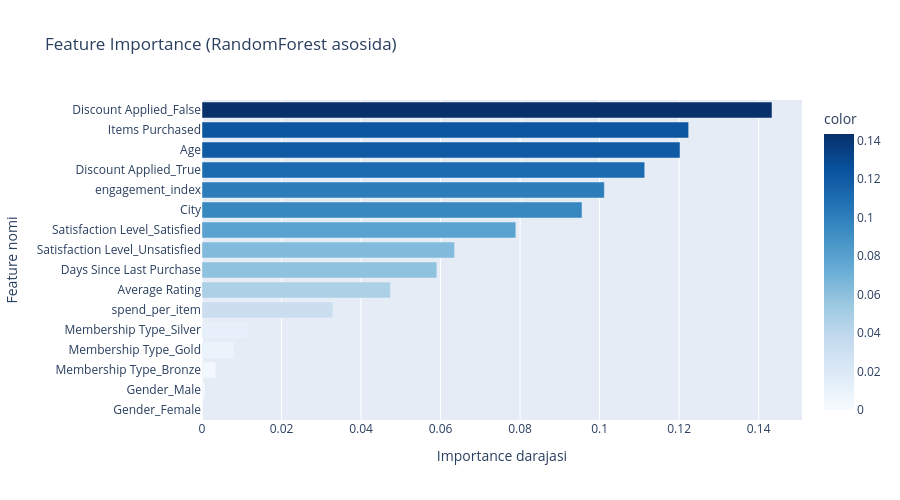

Notebook source saved alongside this figure:
### Code cell
# Plotly Express — interaktiv feature importance grafigi
import plotly.express as px

fig = px.bar(
    x=importances.values,
    y=importances.index,
    title="Feature Importance (RandomForest asosida)",
    labels={'x': 'Importance darajasi', 'y': 'Feature nomi'},
    color=importances.values,
    color_continuous_scale='blues'
)
fig.update_layout(height=500)
fig.show()

# Eng muhim 8 ta featureni tanlaymiz
top_features=importances.nlargest(8).index.tolist()
print(f"\n Eng muhim 8 ta feature: {top_features}")

### Figure 1 — Plotly figure (JSON) as saved in the notebook; plotly's stock layout.template omitted (floating-point values rounded to 4 significant figures)
{"data": [{"hovertemplate": "Importance darajasi=%{x}<br>Feature nomi=%{y}<br>color=%{marker.color}<extra></extra>", "legendgroup": "", "marker": {"color": [0.0, 0.0007397, 0.003487, 0.008032, 0.0118, 0.03293, 0.04739, 0.05907, 0.06352, 0.07893, 0.09558, 0.1012, 0.1113, 0.1202, 0.1224, 0.1434], "coloraxis": "coloraxis", "pattern": {"shape": ""}}, "name": "", "orientation": "h", "showlegend": false, "textposition": "auto", "type": "bar", "x": [0.0, 0.0007397, 0.003487, 0.008032, 0.0118, 0.03293, 0.04739, 0.05907, 0.06352, 0.07893, 0.09558, 0.1012, 0.1113, 0.1202, 0.1224, 0.1434], "xaxis": "x", "y": ["Gender_Female", "Gender_Male", "Membership Type_Bronze", "Membership Type_Gold", "Membership Type_Silver", "spend_per_item", "Average Rating", "Days Since Last Purchase", "Satisfaction Level_Unsatisfied", "Satisfaction Level_Satisfied", "City", "engagement_index", "Discount Applied_True", "Age", "Items Purchased", "Discount Applied_False"], "yaxis": "y"}], "layout": {"barmode": "relative", "coloraxis": {"colorbar": {"title": {"text": "color"}}, "colorscale": [[0, "rgb(247,251,255)"], [0.125, "rgb(222,235,247)"], [0.25, "rgb(198,219,239)"], [0.375, "rgb(158,202,225)"], [0.5, "rgb(107,174,214)"], [0.625, "rgb(66,146,198)"], [0.75, "rgb(33,113,181)"], [0.875, "rgb(8,81,156)"], [1, "rgb(8,48,107)"]]}, "height": 500, "legend": {"tracegroupgap": 0}, "title": {"text": "Feature Importance (RandomForest asosida)"}, "xaxis": {"anchor": "y", "domain": [0, 1], "title": {"text": "Importance darajasi"}}, "yaxis": {"anchor": "x", "domain": [0, 1], "title": {"text": "Feature nomi"}}}}
